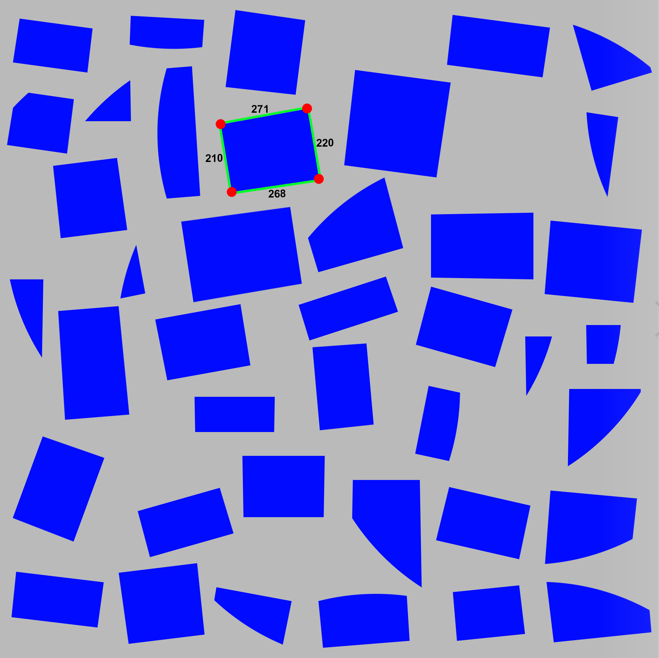
#> input picture img.png, 659 x 658 px
$ python shape_detector.py
#> lines starting #> are read from the running program, lines starting #| are printed output that depends on the picture; after the words box and inside, x2 and y2 are one past the last pixel; in counts of white or black regions, pixels touching at a corner belong together
"""Shape detector and edge length analyser."""
import cv2
import numpy as np

def load_image(image_path):
    """
    Load an image from the specified file path.

    Args:
        image_path (str): The path to the image file.

    Returns:
        image (numpy.ndarray): The loaded image.
    """
    return cv2.imread(image_path)

def preprocess_image(image):
    """
    Convert the image to grayscale and apply thresholding to create a binary image.

    Args:
        image (numpy.ndarray): The input image.

    Returns:
        thresh (numpy.ndarray): The thresholded binary image.
    """
    # Convert to grayscale
    gray = cv2.cvtColor(image, cv2.COLOR_BGR2GRAY)
    # Thresholding to create a binary image
    _, thresh = cv2.threshold(gray, 50, 255, cv2.THRESH_BINARY_INV + cv2.THRESH_OTSU)
    return thresh

def find_contours(binary_image):
    """
    Find contours in the binary image.

    Args:
        binary_image (numpy.ndarray): The binary image.

    Returns:
        contours (list): A list of detected contours.
    """
    # Find contours
    contours, _ = cv2.findContours(binary_image, cv2.RETR_EXTERNAL, cv2.CHAIN_APPROX_SIMPLE)
    return contours

def highlight_edges_and_corners(image, contours):
    """
    Highlight edges with green lines, corners with red circles, and calculate/display edge lengths.

    Args:
        image (numpy.ndarray): The input image.
        contours (list): A list of contours to process.

    Returns:
        image (numpy.ndarray): The processed image with highlighted edges, corners, and edge lengths.
    """
    for contour in contours:
        # Approximate the contour to get edges and corners
        epsilon = 0.02 * cv2.arcLength(contour, True)
        approx = cv2.approxPolyDP(contour, epsilon, True)

        # Draw edges with green lines
        cv2.drawContours(image, [approx], -1, (0, 255, 0), 2)

        # Draw corners with small red circles
        for point in approx:
            cv2.circle(image, tuple(point[0]), 5, (0, 0, 255), -1)

        # Calculate and display the length of each straight edge
        for i in range(len(approx)):
            start_point = tuple(approx[i][0])
            end_point = tuple(approx[(i+1) % len(approx)][0])
            edge_length = int(np.linalg.norm(np.array(start_point) - np.array(end_point)))

            # Display the edge length
            midpoint = (int((start_point[0] + end_point[0]) / 2), int((start_point[1] + end_point[1]) / 2))
            cv2.putText(image, str(edge_length), midpoint, cv2.FONT_HERSHEY_SIMPLEX, 0.5, (255, 0, 0), 1)

    return image

def main(image_path):
    """
    Main function to load an image, preprocess it, find contours, highlight edges and corners,
    and save the output image.

    Args:
        image_path (str): The path to the input image file.
    """
    # Load and preprocess the image
    image = load_image(image_path)
#> in load_image, returned value is the input picture: shape (658, 659, 3); mean B, G, R 212.4, 118.5, 114.2
    binary_image = preprocess_image(image)
#> in preprocess_image, `gray = cv2.cvtColor(image, cv2.COLOR_BGR2GRAY)`:
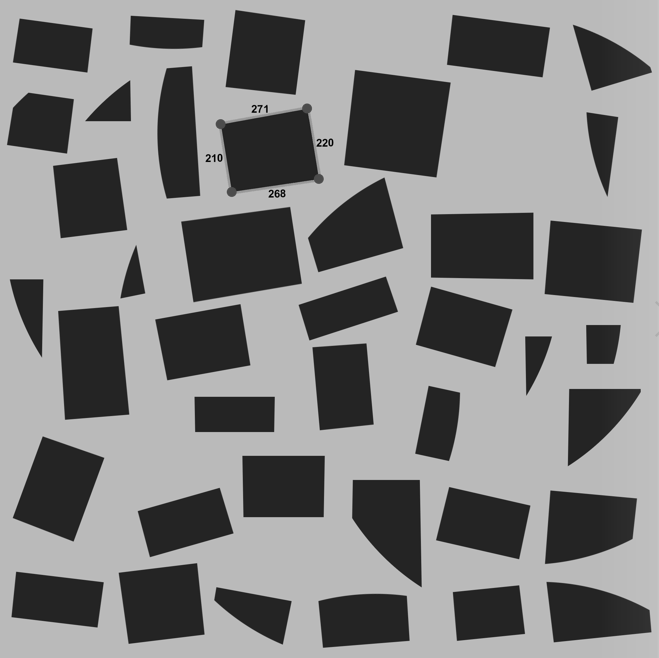
#> gray: shape (658, 659); min 0, max 201, mean 128.1
#> in preprocess_image, `_, thresh = cv2.threshold(gray, 50, 255, cv2.THRESH_BINARY_INV + cv2.T..`:
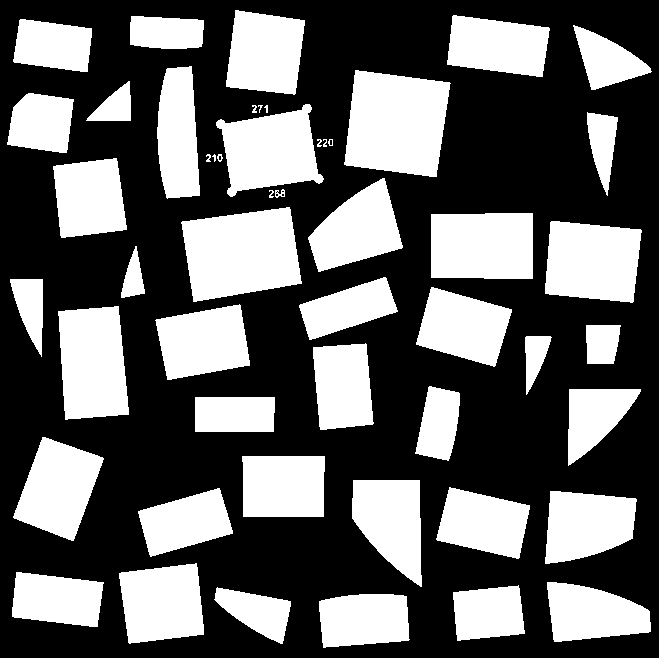
#> thresh: shape (658, 659); 38.8% white; 51 white regions (3 under 20 px)

    # Find contours
    contours = find_contours(binary_image)
#> in find_contours, `contours, _ = cv2.findContours(binary_image, cv2.RETR_EXTERNAL, cv2.CH..`: contours = 51 contours, 8 with area under 20; largest, box (x1, y1, x2, y2) and area: (344, 70, 451, 177) 8897, (181, 207, 302, 302) 8558, (58, 306, 129, 420) 6646, (545, 221, 642, 303) 6504, (431, 213, 533, 279) 6459

    # Number of shapes
    num_shapes = len(contours)
#> num_shapes = 51
    print(f"Number of shapes: {num_shapes}")
#| Number of shapes: 51

    # Highlight edges and corners
    output_image = highlight_edges_and_corners(image.copy(), contours)
#> the loop in highlight_edges_and_corners, `for contour in contours:` made 51 passes
#> (epsilon, approx) on passes 1 to 12: (5.44, [[319, 601], [323, 647], [409, 639], [406, 596]]), (4.47, [[216, 588], [214, 599], [282, 643], [290, 601]]), (4.76, [[518, 585], [453, 592], [457, 640], [524, 633]]), (5.93, [[547, 582], [554, 641], [650, 631], [649, 611]]), (5.45, [[16, 572], [12, 616], [97, 626], [103, 582]]), (6.14, [[196, 563], [119, 573], [129, 643], [203, 634]]), (6.03, [[550, 491], [545, 563], [632, 538], [635, 498]]), (5.65, [[219, 488], [138, 511], [150, 556], [232, 533]]), (5.85, [[449, 487], [436, 539], [518, 558], [529, 505]]), (6.25, [[353, 480], [352, 518], [421, 586], [419, 480]]), (5.66, [[242, 456], [243, 516], [323, 516], [324, 456]]), (6.51, [[42, 437], [13, 517], [73, 540], [103, 458]])
#> epsilon on passes 28, 29, 32, 33, 34, 35: 0.591, 0.803, 0.41, 0.341, 0.551, 0.377
#> after the loop in highlight_edges_and_corners, `for contour in contours:`:
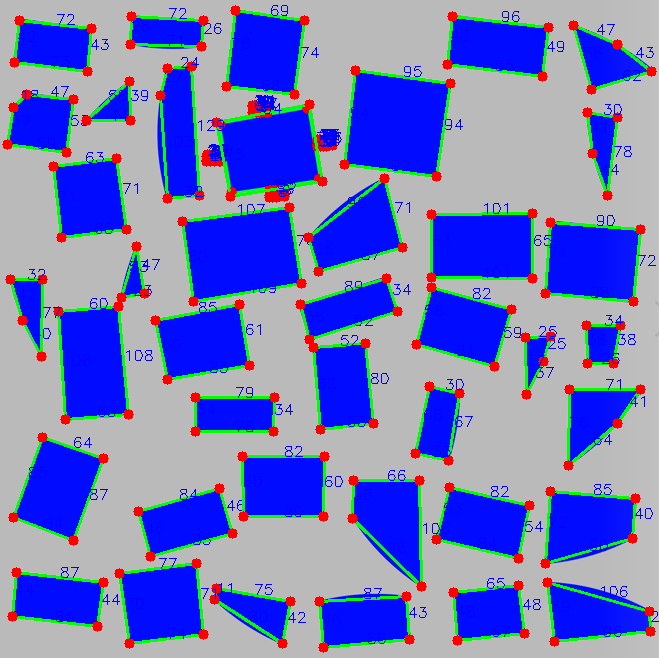
#> image: shape (658, 659, 3); mean of channels 0, 1, 2 193.5, 123.5, 113.1; drawn as B, G, R

    # Save the result
    output_image_path = 'output_analysed_image.png'
    cv2.imwrite(output_image_path, output_image)
    print(f"The output image saved as {output_image_path}")

if __name__ == "__main__":
    image_path = 'img.png'  # Replace with the path to your input image
    main(image_path)
